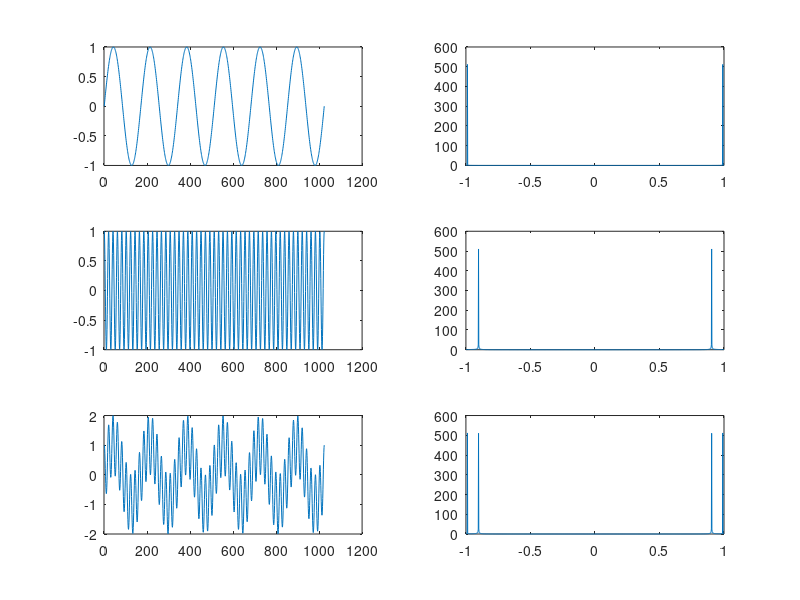

Recreate this plot in MATLAB.
L = 1024;
t = linspace(-1,1,L);

m = sin(2*3*pi*t);
p = cos(2*25*pi*t);
mp = m+p;
figure
subplot(321);
plot(m)
subplot(323)
plot(p)
subplot(325)
plot(mp)


f = linspace(-1,1,L);
M = fft(m);
subplot(322);
plot(f,abs(M));

P = fft(p);
subplot(324)
plot(f,abs(P))

MP = abs(M+P);
subplot(326)
plot(f,MP)



